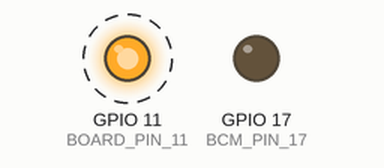
Recording of a program running on a simulated Raspberry Pi (BCM pin numbers). Parts: output pins drawn as LEDs (lit = HIGH). Dashed ring = blinking. At 4.0 s the program stops and its outputs stay as they are.

Above: at 0.2 s.
Timing chart, 0 to 3.0 s (numbered marks = the images above):
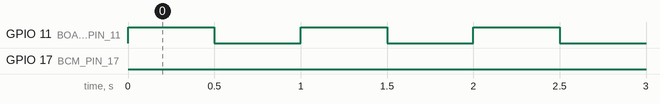

Measured:
- by itself, GPIO 11 (BOARD_PIN_11): alternates HIGH for 0.50 s and LOW for 0.50 s, 6 changes in all, then stays LOW
- by itself, GPIO 17 (BCM_PIN_17): LOW → HIGH at 3.0 s, → LOW 0.10 s later, → HIGH 0.10 s later, → LOW 0.10 s later, … (10 changes in this stretch)

The program:

04-understanding-using-gpio-pins.py
```python
import RPi.GPIO as GPIO
from time import sleep

BOARD_PIN_11 = 11
BCM_PIN_17 = 17

GPIO.setmode(GPIO.BOARD)
GPIO.setup(BOARD_PIN_11, GPIO.OUT)

for _ in range(0, 3):
    GPIO.output(BOARD_PIN_11, GPIO.HIGH)
    sleep(.5)
    GPIO.output(BOARD_PIN_11, GPIO.LOW)
    sleep(.5)

GPIO.cleanup()

GPIO.setmode(GPIO.BCM)
GPIO.setup(BCM_PIN_17, GPIO.OUT)

for _ in range(0, 5):
    GPIO.output(BCM_PIN_17, GPIO.HIGH)
    sleep(.1)
    GPIO.output(BCM_PIN_17, GPIO.LOW)
    sleep(.1)

GPIO.cleanup()
```
